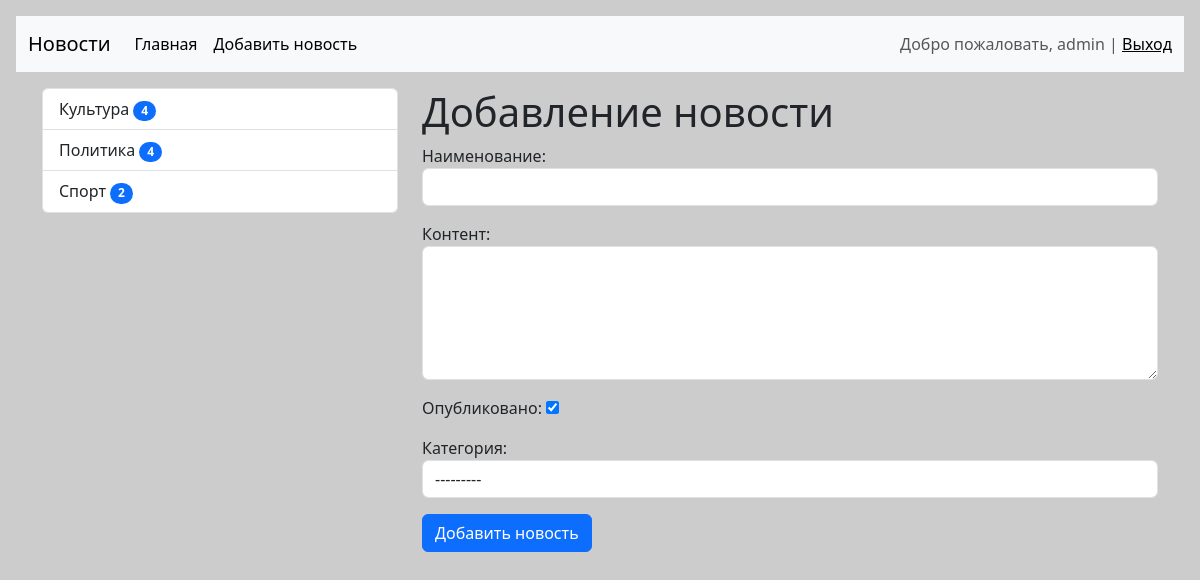
The app's page /news/add-news/ (signed in) with its own data.
### news/models.py (models this page shows)
class Category(models.Model):
    title = models.CharField(max_length=150, db_index=True, verbose_name='Наименование категории')
    def get_absolute_url(self):
        return reverse('category', kwargs={'category_id': self.pk})
    def __str__(self):
        return self.title
    class Meta:
        verbose_name = 'Категория'
        verbose_name_plural = 'Категории'
        ordering = ['title']

### news/views.py (the view)
# urls.py: path('news/add-news/', CreateNews.as_view(), name='add_news'),
class CreateNews(LoginRequiredMixin, CreateView):
    form_class = NewsForm
    template_name = 'news/add_news.html'
    login_url = '/admin/'

### news/forms.py (shortened to what this page needs)
class NewsForm(forms.ModelForm):
    class Meta:
        model = News
        fields = ['title', 'content', 'is_published', 'category']
        widgets = {
            'title': forms.TextInput(attrs={'class': 'form-control'}),
            'content': forms.Textarea(attrs={'class': 'form-control', 'rows': 5}),
            'category': forms.Select(attrs={'class': 'form-control'}),
        }

### news/templatetags/news_tags.py (called while the page is built)
@register.inclusion_tag('news/list_categories.html')
def show_categories(arg1='Hello', arg2='World!'):
    categories = Category.objects.annotate(cnt=Count("news", filter=F('news__is_published'))).filter(cnt__gt=0)
    return {'categories': categories, 'arg1':arg1, 'arg2':arg2}

### news/templates/news/add_news.html (shortened to what this page needs)
{% extends 'base.html' %}
{% block sidebar %}
{% include 'inc/_sidebar.html' %}
{% endblock %}
{% block content %}
<h1>Добавление новости</h1>
<form action="{% url 'add_news' %}" method="post">
    {{ form.as_p}}
    <button type="submit" class="btn btn-primary btn-block">Добавить новость</button>
</form>
{% endblock %}

### templates/inc/_nav.html (shortened to what this page needs)
<nav class="navbar navbar-expand-lg bg-light">
  <div class="container-fluid">
    <a class="navbar-brand" href="{% url 'home' %}">Новости</a>
    <div class="collapse navbar-collapse" id="navbarSupportedContent">
      <ul class="navbar-nav me-auto mb-2 mb-lg-0">
        <li class="nav-item"><a class="nav-link active" aria-current="page" href="{% url 'home' %}">Главная</a></li>
        {% if request.user.is_authenticated %}
          <li class="nav-item"><a class="nav-link active" aria-current="page" href="{% url 'add_news' %}">Добавить новость</a></li>
        {% endif %}
      </ul>
      <span class="navbar-text">
        {% if request.user.is_authenticated %}
        Добро пожаловать, {{ user.username }} | <a href="{% url 'logout' %}">Выход</a>
        {% else %}
        <a href="{% url 'register' %}">Register</a> | <a href="{% url 'login' %}">Login</a>
        {% endif %}
      </span>
    </div>
  </div>
</nav>

### news/templates/news/list_categories.html
<div class="list-group">
  {% for item in categories %}
    <a href="{{ item.get_absolute_url }}" class="list-group-item list-group-item-action"> {{ item.title }}
     <span class="badge bg-primary rounded-pill">{{ item.cnt }}</span></a>
  {% endfor %}
</div>

### mysite/static/css/style.css (style rules this page uses)
body { background-color: #ccc; }

### records on screen
Category: title "Культура", cnt "4"
Category: title "Политика", cnt "4"
Category: title "Спорт", cnt "2"

### other values on screen
{{ user.username }} "admin"
